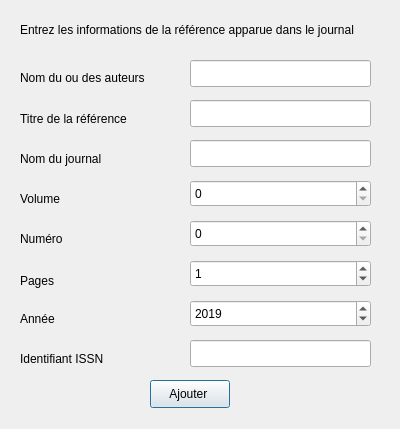
<?xml version="1.0" encoding="UTF-8"?>
<ui version="4.0">
 <class>JournalQtClass</class>
 <widget class="QDialog" name="JournalQtClass">
  <property name="geometry">
   <rect>
    <x>0</x>
    <y>0</y>
    <width>400</width>
    <height>429</height>
   </rect>
  </property>
  <property name="windowTitle">
   <string>JournalQt</string>
  </property>
  <widget class="QLabel" name="label">
   <property name="geometry">
    <rect>
     <x>20</x>
     <y>70</y>
     <width>141</width>
     <height>16</height>
    </rect>
   </property>
   <property name="text">
    <string>Nom du ou des auteurs</string>
   </property>
  </widget>
  <widget class="QLabel" name="label_2">
   <property name="geometry">
    <rect>
     <x>20</x>
     <y>110</y>
     <width>141</width>
     <height>17</height>
    </rect>
   </property>
   <property name="text">
    <string>Titre de la référence</string>
   </property>
  </widget>
  <widget class="QLabel" name="label_3">
   <property name="geometry">
    <rect>
     <x>20</x>
     <y>150</y>
     <width>131</width>
     <height>17</height>
    </rect>
   </property>
   <property name="text">
    <string>Nom du journal</string>
   </property>
  </widget>
  <widget class="QLabel" name="label_4">
   <property name="geometry">
    <rect>
     <x>20</x>
     <y>190</y>
     <width>55</width>
     <height>17</height>
    </rect>
   </property>
   <property name="text">
    <string>Volume </string>
   </property>
  </widget>
  <widget class="QLabel" name="label_5">
   <property name="geometry">
    <rect>
     <x>20</x>
     <y>230</y>
     <width>55</width>
     <height>17</height>
    </rect>
   </property>
   <property name="text">
    <string>Numéro</string>
   </property>
  </widget>
  <widget class="QLabel" name="label_6">
   <property name="geometry">
    <rect>
     <x>20</x>
     <y>270</y>
     <width>55</width>
     <height>21</height>
    </rect>
   </property>
   <property name="text">
    <string>Pages</string>
   </property>
  </widget>
  <widget class="QLabel" name="label_7">
   <property name="geometry">
    <rect>
     <x>20</x>
     <y>310</y>
     <width>55</width>
     <height>17</height>
    </rect>
   </property>
   <property name="text">
    <string>Année</string>
   </property>
  </widget>
  <widget class="QLabel" name="label_8">
   <property name="geometry">
    <rect>
     <x>20</x>
     <y>350</y>
     <width>141</width>
     <height>17</height>
    </rect>
   </property>
   <property name="text">
    <string>Identifiant ISSN</string>
   </property>
  </widget>
  <widget class="QLabel" name="label_9">
   <property name="geometry">
    <rect>
     <x>20</x>
     <y>20</y>
     <width>371</width>
     <height>20</height>
    </rect>
   </property>
   <property name="text">
    <string>Entrez les informations de la référence apparue dans le journal</string>
   </property>
  </widget>
  <widget class="QLineEdit" name="lineEdit_auteurJournal">
   <property name="geometry">
    <rect>
     <x>190</x>
     <y>60</y>
     <width>181</width>
     <height>27</height>
    </rect>
   </property>
  </widget>
  <widget class="QLineEdit" name="lineEdit_titreJournal">
   <property name="geometry">
    <rect>
     <x>190</x>
     <y>100</y>
     <width>181</width>
     <height>27</height>
    </rect>
   </property>
  </widget>
  <widget class="QLineEdit" name="lineEdit_nomJournal">
   <property name="geometry">
    <rect>
     <x>190</x>
     <y>140</y>
     <width>181</width>
     <height>27</height>
    </rect>
   </property>
  </widget>
  <widget class="QLineEdit" name="lineEdit_identifiantJournal">
   <property name="geometry">
    <rect>
     <x>190</x>
     <y>340</y>
     <width>181</width>
     <height>27</height>
    </rect>
   </property>
  </widget>
  <widget class="QSpinBox" name="spinBox_anneeJournal">
   <property name="geometry">
    <rect>
     <x>190</x>
     <y>300</y>
     <width>181</width>
     <height>27</height>
    </rect>
   </property>
   <property name="maximum">
    <number>3000</number>
   </property>
   <property name="value">
    <number>2019</number>
   </property>
  </widget>
  <widget class="QSpinBox" name="spinBox_pageJournal">
   <property name="geometry">
    <rect>
     <x>190</x>
     <y>260</y>
     <width>181</width>
     <height>27</height>
    </rect>
   </property>
   <property name="maximum">
    <number>1000000000</number>
   </property>
   <property name="value">
    <number>1</number>
   </property>
  </widget>
  <widget class="QSpinBox" name="spinBox_numeroJournal">
   <property name="geometry">
    <rect>
     <x>190</x>
     <y>220</y>
     <width>181</width>
     <height>27</height>
    </rect>
   </property>
   <property name="maximum">
    <number>3000</number>
   </property>
   <property name="value">
    <number>0</number>
   </property>
  </widget>
  <widget class="QSpinBox" name="spinBox_volumeJournal">
   <property name="geometry">
    <rect>
     <x>190</x>
     <y>180</y>
     <width>181</width>
     <height>27</height>
    </rect>
   </property>
   <property name="maximum">
    <number>3000</number>
   </property>
   <property name="value">
    <number>0</number>
   </property>
  </widget>
  <widget class="QPushButton" name="pushButton_ajouterJournal">
   <property name="geometry">
    <rect>
     <x>150</x>
     <y>380</y>
     <width>80</width>
     <height>28</height>
    </rect>
   </property>
   <property name="text">
    <string>Ajouter </string>
   </property>
  </widget>
 </widget>
 <layoutdefault spacing="6" margin="11"/>
 <resources/>
 <connections/>
</ui>
